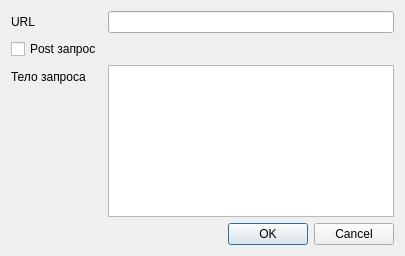
<?xml version="1.0" encoding="UTF-8"?>
<ui version="4.0">
 <class>RequestDialog</class>
 <widget class="QDialog" name="RequestDialog">
  <property name="geometry">
   <rect>
    <x>0</x>
    <y>0</y>
    <width>405</width>
    <height>256</height>
   </rect>
  </property>
  <property name="windowTitle">
   <string>Новый запрос</string>
  </property>
  <layout class="QVBoxLayout" name="verticalLayout">
   <item>
    <layout class="QFormLayout" name="formLayout">
     <item row="0" column="0">
      <widget class="QLabel" name="uRLLabel">
       <property name="text">
        <string>URL</string>
       </property>
      </widget>
     </item>
     <item row="0" column="1">
      <widget class="QLineEdit" name="uRLLineEdit"/>
     </item>
     <item row="1" column="0">
      <widget class="QCheckBox" name="postCheckBox">
       <property name="text">
        <string>Post запрос</string>
       </property>
      </widget>
     </item>
     <item row="2" column="0">
      <widget class="QLabel" name="label_3">
       <property name="text">
        <string>Тело запроса</string>
       </property>
      </widget>
     </item>
     <item row="2" column="1">
      <widget class="QPlainTextEdit" name="bodyPlainTextEdit"/>
     </item>
    </layout>
   </item>
   <item>
    <widget class="QDialogButtonBox" name="buttonBox">
     <property name="orientation">
      <enum>Qt::Horizontal</enum>
     </property>
     <property name="standardButtons">
      <set>QDialogButtonBox::Cancel|QDialogButtonBox::Ok</set>
     </property>
    </widget>
   </item>
  </layout>
 </widget>
 <resources/>
 <connections>
  <connection>
   <sender>buttonBox</sender>
   <signal>accepted()</signal>
   <receiver>RequestDialog</receiver>
   <slot>accept()</slot>
   <hints>
    <hint type="sourcelabel">
     <x>248</x>
     <y>254</y>
    </hint>
    <hint type="destinationlabel">
     <x>157</x>
     <y>274</y>
    </hint>
   </hints>
  </connection>
  <connection>
   <sender>buttonBox</sender>
   <signal>rejected()</signal>
   <receiver>RequestDialog</receiver>
   <slot>reject()</slot>
   <hints>
    <hint type="sourcelabel">
     <x>316</x>
     <y>260</y>
    </hint>
    <hint type="destinationlabel">
     <x>286</x>
     <y>274</y>
    </hint>
   </hints>
  </connection>
 </connections>
</ui>
